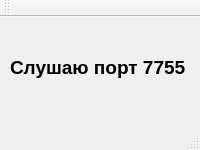
<?xml version="1.0" encoding="UTF-8"?>
<ui version="4.0">
 <class>MainWindow</class>
 <widget class="QMainWindow" name="MainWindow">
  <property name="geometry">
   <rect>
    <x>0</x>
    <y>0</y>
    <width>200</width>
    <height>150</height>
   </rect>
  </property>
  <property name="windowTitle">
   <string>Client</string>
  </property>
  <widget class="QWidget" name="centralWidget">
   <widget class="QLabel" name="label">
    <property name="geometry">
     <rect>
      <x>10</x>
      <y>40</y>
      <width>191</width>
      <height>21</height>
     </rect>
    </property>
    <property name="font">
     <font>
      <pointsize>14</pointsize>
      <weight>75</weight>
      <bold>true</bold>
     </font>
    </property>
    <property name="text">
     <string>Слушаю порт 7755</string>
    </property>
   </widget>
  </widget>
  <widget class="QMenuBar" name="menuBar">
   <property name="geometry">
    <rect>
     <x>0</x>
     <y>0</y>
     <width>200</width>
     <height>21</height>
    </rect>
   </property>
  </widget>
  <widget class="QToolBar" name="mainToolBar">
   <attribute name="toolBarArea">
    <enum>TopToolBarArea</enum>
   </attribute>
   <attribute name="toolBarBreak">
    <bool>false</bool>
   </attribute>
  </widget>
  <widget class="QStatusBar" name="statusBar"/>
 </widget>
 <layoutdefault spacing="6" margin="11"/>
 <resources/>
 <connections/>
</ui>
